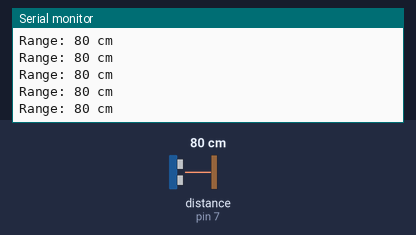
A sketch run on a simulated Arduino Uno, built with avr-gcc and run on an emulated ATmega328P. Shown: the last lines printed to the serial monitor. The inputs (shaded band) are chosen by the test bench; at power-on: distance to the obstacle (sensor on pin 7) 80 cm.

Above: at 1.2 s.
1.3 s: distance to the obstacle (sensor on pin 7) set to 2 cm
At 1.71 s:
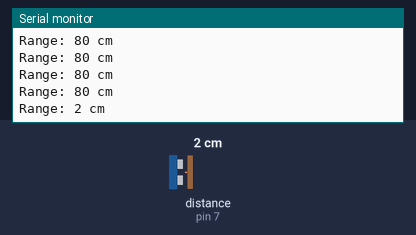
4.3 s: distance to the obstacle (sensor on pin 7) set to 4 cm
At 4.47 s:
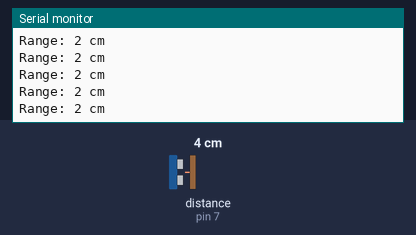
Timing chart, 0 to 7.3 s (numbered marks = the images above; inputs shaded):
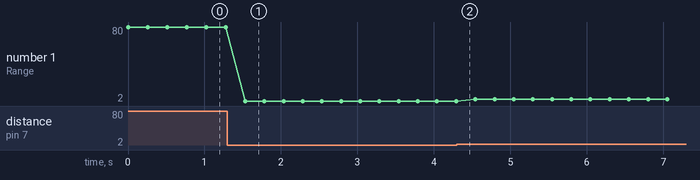

Measured:
- after the input at 1.3 s, the serial monitor: prints a new line after 0.23 s (image 1)
- plotted number 1: 80 → 2 after the input at 1.3 s, 2 → 4 after the input at 4.3 s

The sketch:

Ultrasonic_Sensor.ino
```cpp
#include "Ultrasonic.h"
#define US 7

Ultrasonic ultrasonic(US);

long Range;

void setup() {
  // put your setup code here, to run once:
  Serial.begin(9600);
}

void loop() {
  // put your main code here, to run repeatedly:
  Serial.print("Range: ");
  Range = ultrasonic.MeasureInCentimeters();
  Serial.print(Range);
  Serial.println(" cm");
  delay(250);
}
```
